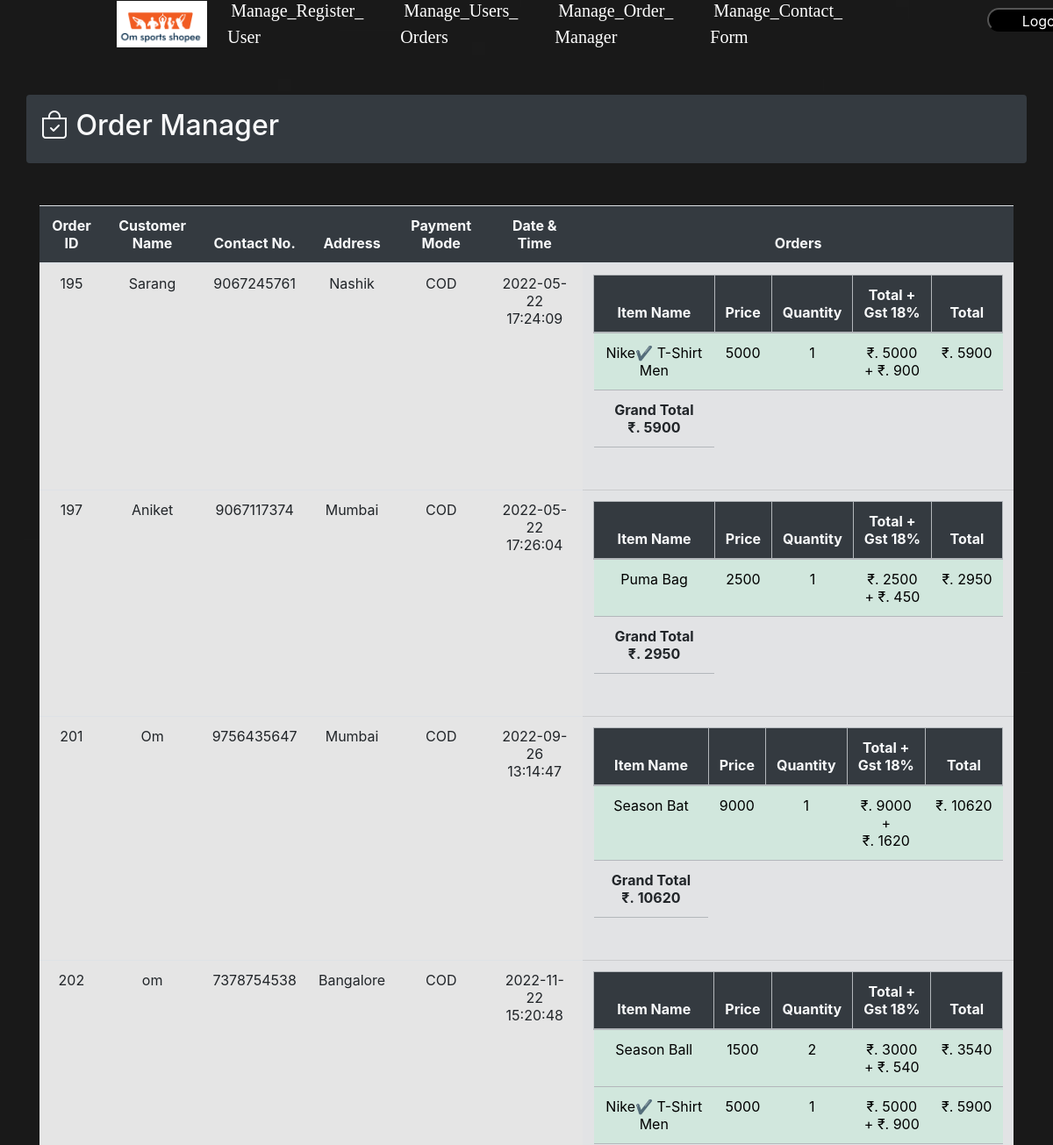
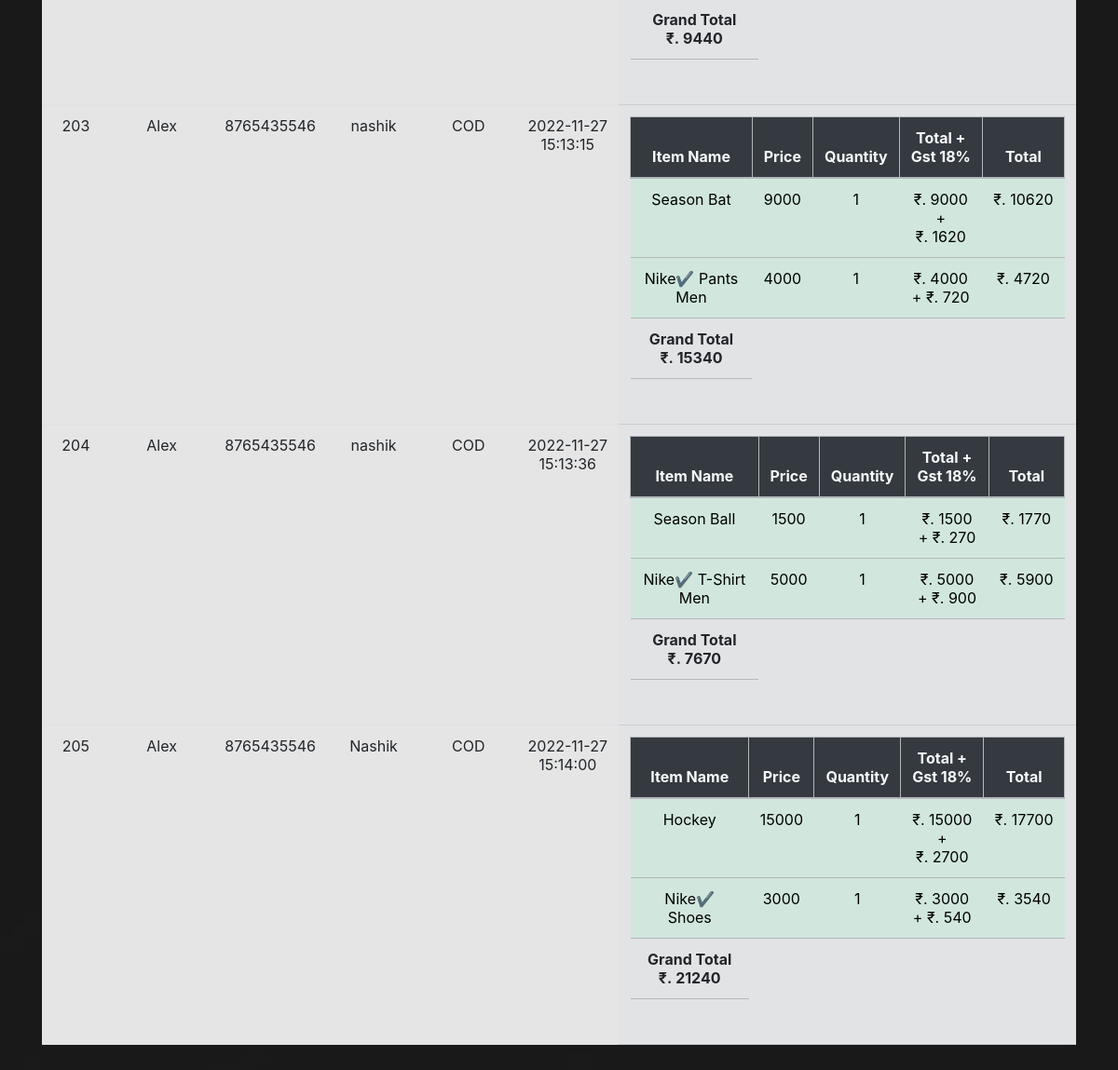
/admin/manage_order_manager/manage_order_manager.php, run on the app's committed database (2 pictures, top to bottom).
### tables this page shows
CREATE TABLE IF NOT EXISTS `order_manager` (
  `Order_id` int NOT NULL AUTO_INCREMENT,
  `firstname` varchar(255) NOT NULL,
  `mobile` varchar(255) NOT NULL,
  `address` varchar(255) NOT NULL,
  `Pay_Mode` varchar(255) NOT NULL,
  `gtotal` int NOT NULL,
  `date` timestamp NOT NULL DEFAULT CURRENT_TIMESTAMP,
  PRIMARY KEY (`Order_id`)
);

CREATE TABLE IF NOT EXISTS `user_orders` (
  `Order_id` int NOT NULL,
  `Item_Name` varchar(255) NOT NULL,
  `Price` varchar(255) NOT NULL,
  `Quantity` varchar(255) NOT NULL,
  KEY `Order_id` (`Order_id`)
);

### admin/manage_order_manager/manage_order_manager.php (the view, shortened to what this page needs)
<?php
require("dbcon.php");
?>
<!DOCTYPE html>
<html lang="en">
<head>
    <link href="https://cdn.jsdelivr.net/npm/bootstrap@5.1.3/dist/css/bootstrap.min.css" rel="stylesheet">
    <link rel="stylesheet" href="https://cdn.jsdelivr.net/npm/bootstrap@4.5.3/dist/css/bootstrap.min.css">
    <link rel="stylesheet" href="https://cdn.jsdelivr.net/npm/bootstrap-icons@1.7.2/font/bootstrap-icons.css">
    <link rel="stylesheet" href="https://cdnjs.cloudflare.com/ajax/libs/font-awesome/6.0.0-beta3/css/all.min.css">
    <link rel="stylesheet" href="../manage_order_manager/manage_order_manager.css">
    <link rel="stylesheet" href="https://cdnjs.cloudflare.com/ajax/libs/font-awesome/6.0.0-beta3/css/all.min.css">
</head>
<nav id="navbar">
    <ul>
        <div class="nav-img">
            <img src="../../img/omsportsshopee logo.png" alt="" srcset="">
        </div>
        <li> <a href="../manage_register_user/manage_register_user.php">Manage_Register_<br>User</a> </li>
        <li> <a href="../manage_user_manager/manage_user_manager.php">Manage_Users_<br>Orders</a> </li>
        <li> <a href="../manage_order_manager/manage_order_manager.php">Manage_Order_<br>Manager</a> </li>
        <li> <a href="../manage_contact_form/manage_contact_form.php">Manage_Contact_<br>Form</a> </li>
    </ul>
</nav>
<button class="btn1"> <a href="../../login_register/logout.php">Logout</a></button>
<body class="bg-light" id="topregi">
    <div class="container bg-dark text-light p-3 rounded my-4">
        <div class="d-flex align-items-center justify-content-between">
            <h2><i class="bi bi-bag-check"></i> Order Manager</h2>
        </div>
    </div>
    <div class="container mt-5">
        <div class="row">
            <div class="col-lg-12">
                <table class="table text-center ">
                    <thead class="bg-dark text-light">
                        <tr>
                            <th scope="col">Order ID</th>
                            <th scope="col">Customer Name</th>
                            <th scope="col">Contact No.</th>
                            <th scope="col">Address</th>
                            <th scope="col">Payment Mode</th>
                            <th scope="col">Date & Time</th>
                            <th scope="col">Orders</th>
                        </tr>
                    </thead>
                    <tbody class="bg-white">
                        <?php
                        $query = "SELECT * FROM `order_manager`";
                        $user_result = mysqli_query($con, $query);
                        while ($user_fetch = mysqli_fetch_assoc($user_result)) {
                            echo "
                             <tr>
                                <td class='table-active' >$user_fetch[Order_id]</td>
                                <td class='table-active'>$user_fetch[firstname]</td>
                                <td class='table-active'>$user_fetch[mobile]</td>
                                <td class='table-active'>$user_fetch[address]</td>
                                <td class='table-active'>$user_fetch[Pay_Mode]</td>
                                <td class='table-active'>$user_fetch[date]</td>
                                <td  class='table-secondary'>
                                <table class='table text-center'>
                                <thead class='table-bordered text-light bg-dark'>
                                    <tr>
                                        <th scope='col'>Item Name</th>
                                        <th scope='col'>Price</th>
                                        <th scope='col'>Quantity</th>
                                        <th width='30%' scope='col'>Total +<br>Gst&nbsp18%</th>
                                        <th width='20%' scope='col'>Total</th>
                                    </tr>
                                </thead>
                                <tbody>
                                ";
                            $order_query = "SELECT * FROM `user_orders` WHERE `Order_id`='$user_fetch[Order_id]'";
                            $order_result = mysqli_query($con, $order_query);
                            $gfinal = 0;
                            while ($order_fetch = mysqli_fetch_assoc($order_result)) {
                                $gst = 0.18 * $order_fetch['Price'] * $order_fetch['Quantity'];
                                $total = $order_fetch['Price'] * $order_fetch['Quantity'];
                                $final = $total + $gst;
                                $gfinal = $gfinal + $final;
                                echo "
                                    <tr>
                                        <td class='table-success'>$order_fetch[Item_Name]</td>
                                        <td class='table-success'>$order_fetch[Price]</td>
                                        <td class='table-success'>$order_fetch[Quantity]</td>
                                        <td class='table-success'>₹.&nbsp$total + ₹.&nbsp$gst</td>
                                        <td class='table-success'>₹.&nbsp$final</td>
                                    </tr>
                                    ";
                            }
                            echo "
                                <th width='100%' class='gfinal' scope='col'>Grand Total ₹.&nbsp$gfinal</th>
                                </tbody>
                                </table>
                                <br>
                                </td>
                            </tr>
                                    ";
                        }
                        ?>
                    </tbody>
                </table>
            </div>
        </div>
    </div>
</body>
</html>

### admin/manage_order_manager/manage_order_manager.css (style rules this page uses)
#navbar { position: fixed; width: 100%; }
#navbar ul { display: flex; flex-direction: row; justify-content: center; align-items: center; margin-left: -10%; margin-top: -120px; }
#navbar li { list-style: none; padding: 3px 11px; font-family: 'Yeon Sung', cursive; margin: 6px 10px; font-size: 20px; }
#navbar li a { padding: 2px; margin: 2px; color: white; text-decoration: none; }
.nav-img img { height: 53px; margin: 2px; }
.btn1 { width: 11%; margin-left: 1125px; height: 27px; cursor: pointer; text-decoration: none; background-color: black; position: fixed; border-radius: 20px; margin-top: -99px; }
.btn1 a { color: white; }
#topregi { margin-top: 9%; }
body::before { content: ""; background:url('../../img/adminimg.jpg') no-repeat center center/cover; height: 184%; width: 100%; position: absolute; top: 0px; left: 0px; z-index: -1; opacity: 0.9; }

### data on the page
order_manager: Order_id "195", firstname "Sarang", mobile "9067245761", address "Nashik", Pay_Mode "COD", date "2022-05-22 17:24:09", gfinal "5900"
user_orders: Item_Name "Nike✔ T-Shirt Men", Price "5000", Quantity "1", gst "900", final "5900"
order_manager: Order_id "197", firstname "Aniket", mobile "9067117374", address "Mumbai", Pay_Mode "COD", date "2022-05-22 17:26:04", gfinal "2950"
user_orders: Item_Name "Puma Bag", Price "2500", Quantity "1", gst "450", final "2950"
order_manager: Order_id "201", firstname "Om", mobile "9756435647", address "Mumbai", Pay_Mode "COD", date "2022-09-26 13:14:47", gfinal "10620"
user_orders: Item_Name "Season Bat", Price "9000", Quantity "1", gst "1620", final "10620"
order_manager: Order_id "202", firstname "om", mobile "7378754538", address "Bangalore", Pay_Mode "COD", date "2022-11-22 15:20:48", gfinal "9440"
user_orders: Item_Name "Season Ball", Price "1500", Quantity "2", total "3000", gst "540", final "3540"
user_orders: Item_Name "Nike✔ T-Shirt Men", Price "5000", Quantity "1", gst "900", final "5900"
order_manager: Order_id "203", firstname "Alex", mobile "8765435546", address "nashik", Pay_Mode "COD", date "2022-11-27 15:13:15", gfinal "15340"
user_orders: Item_Name "Season Bat", Price "9000", Quantity "1", gst "1620", final "10620"
user_orders: Item_Name "Nike✔ Pants Men", Price "4000", Quantity "1", gst "720", final "4720"
order_manager: Order_id "204", firstname "Alex", mobile "8765435546", address "nashik", Pay_Mode "COD", date "2022-11-27 15:13:36", gfinal "7670"
user_orders: Item_Name "Season Ball", Price "1500", Quantity "1", gst "270", final "1770"
user_orders: Item_Name "Nike✔ T-Shirt Men", Price "5000", Quantity "1", gst "900", final "5900"
order_manager: Order_id "205", firstname "Alex", mobile "8765435546", address "Nashik", Pay_Mode "COD", date "2022-11-27 15:14:00", gfinal "21240"
user_orders: Item_Name "Hockey", Price "15000", Quantity "1", gst "2700", final "17700"
user_orders: Item_Name "Nike✔ Shoes", Price "3000", Quantity "1", gst "540", final "3540"
